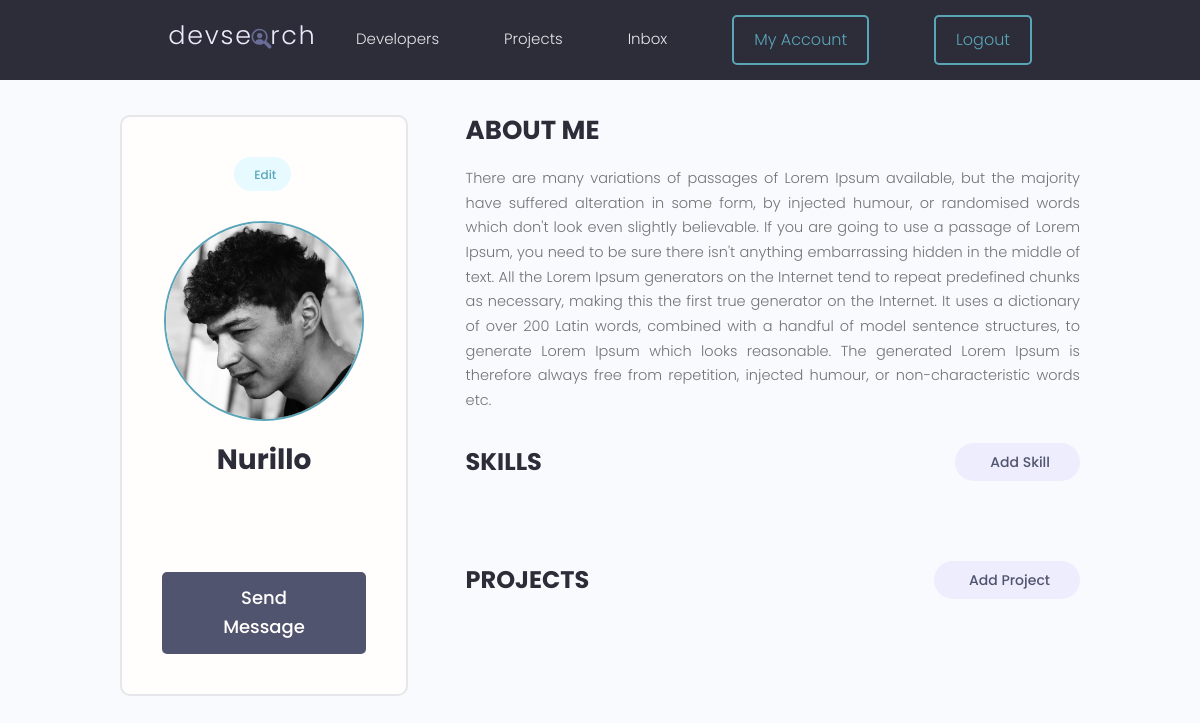
The app's page /users/account/ (signed in), older data.
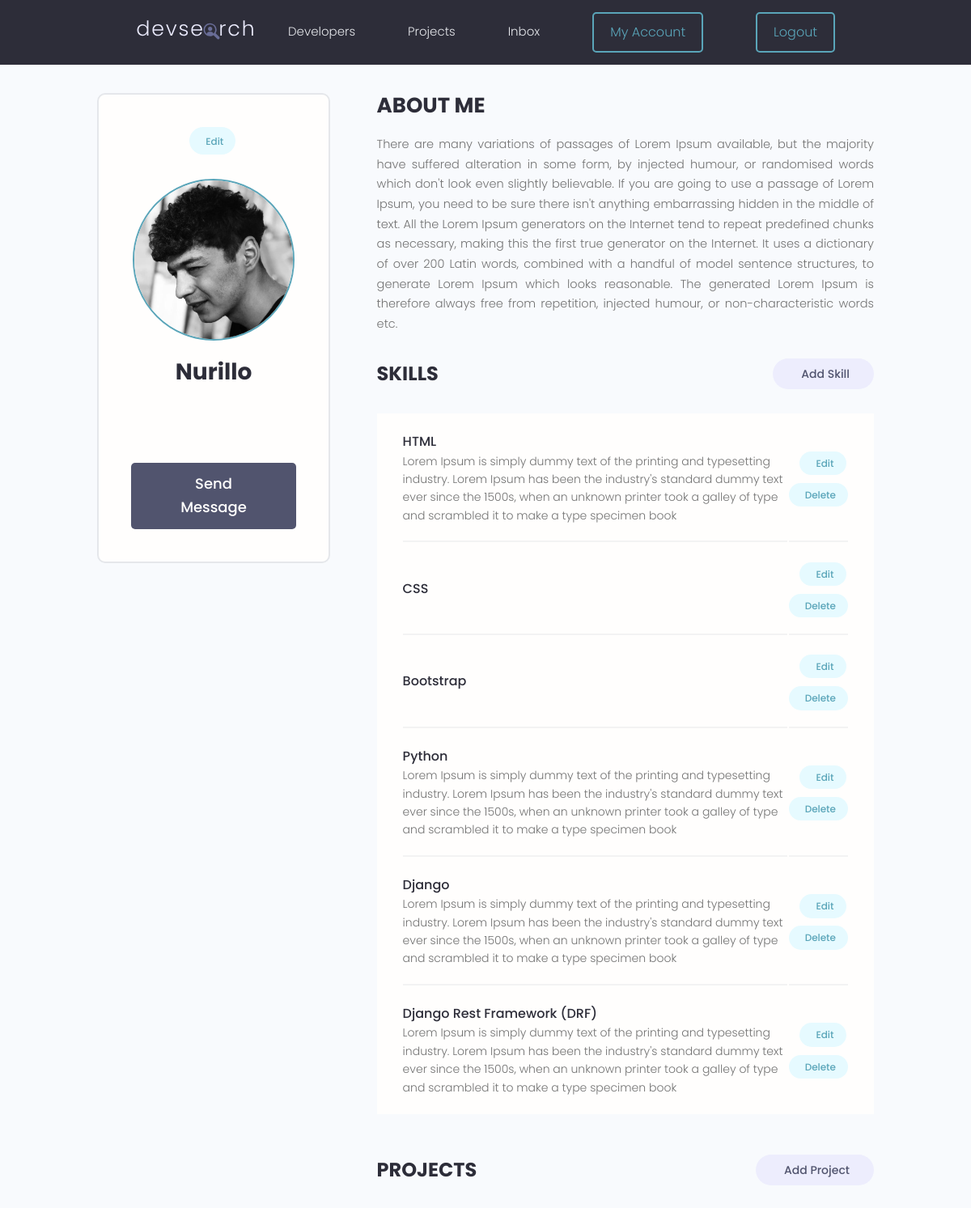
The same page, newer data.
### users/models.py (models this page shows)
class Skill(models.Model):
    owner=models.ForeignKey(Profile,on_delete=models.CASCADE,null=True,blank=True)
    name=models.CharField(max_length=255,null=True,blank=True)
    description=models.TextField(null=True,blank=True)
    id = models.UUIDField(default=uuid.uuid4, unique=True, primary_key=True, editable=False)
    created = models.DateTimeField(auto_now_add=True)
    updated = models.DateTimeField(auto_now=True)
    def __str__(self):
        return str(self.name)

### users/views.py (the view)
# urls.py: path('account/',userAccount,name='account'),
@login_required(login_url='login')
def userAccount(request):
    user_profile=Profile.objects.get(user=request.user)
    skills=user_profile.skill_set.all()
    projects=user_profile.project_set.all()
    return render(request,'users/authentication/account.html',{
        'profile':user_profile,
        'skills':skills,
        'projects':projects
    })

### users/templates/users/authentication/account.html (shortened to what this page needs)
{% extends 'main.html' %}
{% load static %}
{% block content %}
  <main class="settingsPage profile my-md">
    <div class="container">
      <div class="layout">
        <div class="column column--1of3">
          <div class="card text-center">
            <div class="card__body dev">
              <a class="tag tag--pill tag--main settings__btn" href="{% url 'profile-update' %}"> Edit</a>
              <img class="avatar avatar--xl" src="{{ profile.profile_image.url }}" />
              {% if profile.name %}
              <h2 class="dev__name">{{ profile.name|title }}</h2>
              {% endif %}
              <a href="#" class="btn btn--sub btn--lg">Send Message </a>
            </div>
          </div>
        </div>
        <div class="column column--2of3">
          <div class="devInfo">
            <h3 class="devInfo__title">About Me</h3>
            <p class="devInfo__about">
              {% if profile.bio%}
              {{profile.bio}}
              {% endif %}
            </p>
          </div>
          <div class="settings">
            <h3 class="settings__title">Skills</h3>
            <a class="tag tag--pill tag--sub settings__btn tag--lg" href="#"> Add Skill</a>
          </div>
          <table class="settings__table">
            {% if skills %}
            {% for skill in skills %}
            <tr>
              <td class="settings__tableInfo">
                <h4>{{skill}}</h4>
                <p>
                 {% if skill.description %}
                  {{skill.description}}
                  {%endif%}
                </p>
              </td>
              <td class="settings__tableActions">
                <a class="tag tag--pill tag--main settings__btn" href="#"> Edit</a>
                <a class="tag tag--pill tag--main settings__btn" href="#">
                  Delete</a>
              </td>
            </tr>
            {% endfor %}
             {% endif %}
          </table>
          <div class="settings">
            <h3 class="settings__title">Projects</h3>
            <a class="tag tag--pill tag--sub settings__btn tag--lg" href="{% url 'create-project' %}"> Add Project</a>
          </div>
        </div>
      </div>
    </div>
  </main>
{% endblock content %}

Row changes from the older to the newer data that the page shows:
added Skill: name "HTML", description "Lorem Ipsum is simply dummy text of the printing and typesetting industry. Lorem Ipsum has been the industry's standard dummy text ever since the 1500s, when an unknown printer took a galley of type and scrambled it to make a type specimen book"
added Skill: name "CSS"
added Skill: name "Bootstrap"
added Skill: name "Python", description "Lorem Ipsum is simply dummy text of the printing and typesetting industry. Lorem Ipsum has been the industry's standard dummy text ever since the 1500s, when an unknown printer took a galley of type and scrambled it to make a type specimen book"
added Skill: name "Django", description "Lorem Ipsum is simply dummy text of the printing and typesetting industry. Lorem Ipsum has been the industry's standard dummy text ever since the 1500s, when an unknown printer took a galley of type and scrambled it to make a type specimen book"
added Skill: name "Django Rest Framework (DRF)", description "Lorem Ipsum is simply dummy text of the printing and typesetting industry. Lorem Ipsum has been the industry's standard dummy text ever since the 1500s, when an unknown printer took a galley of type and scrambled it to make a type specimen book"
